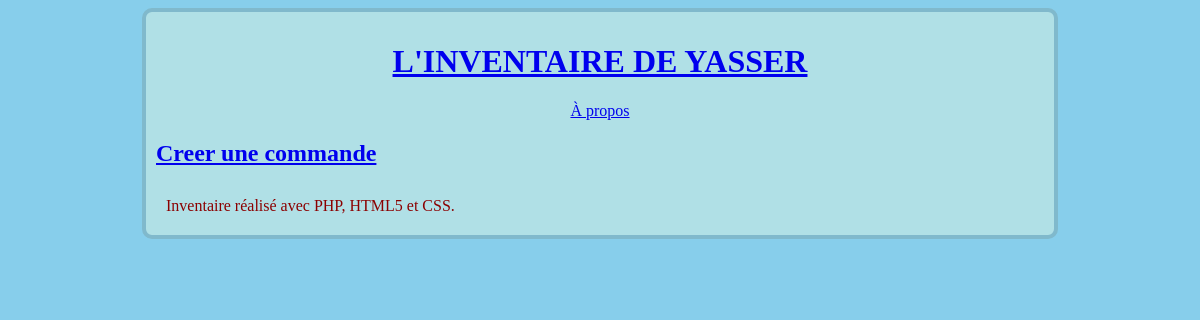
Before: / with the older database file.
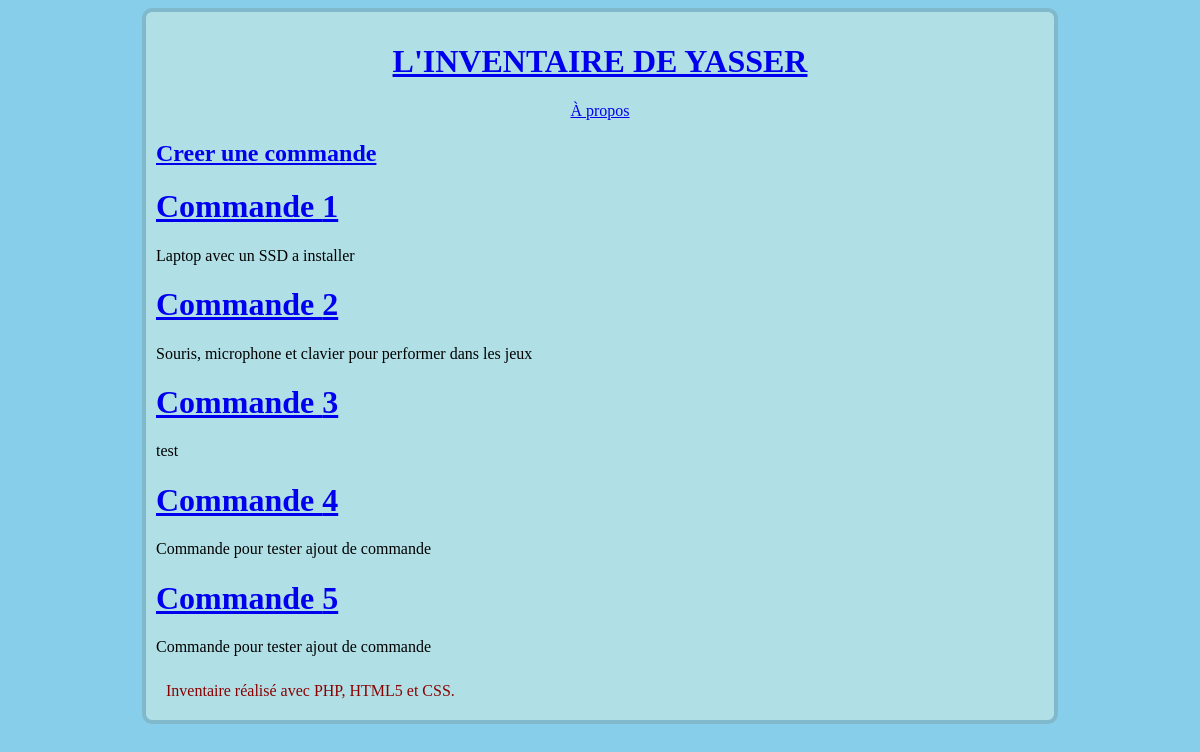
After: the same page with the newer database file.
### tables this page shows
CREATE TABLE IF NOT EXISTS `Commandes` (
  `id` int(11) NOT NULL,
  `utilisateur_id` int(11) NOT NULL,
  `details_commande` text NOT NULL,
  `courriel` text NOT NULL
);

### Controleur/Controleur.php (called while the page is built, shortened)
<?php
require 'Modele/Modele.php';
function accueil() {
    $commandes = getCommandes();
    require 'Vue/vueAccueil.php';
}

### Modele/Modele.php (called while the page is built, shortened)
<?php
function getCommandes() {
    $bdd = getBdd();
    $reponses = $bdd->query('SELECT Commandes.*, Utilisateurs.nom, Utilisateurs.identifiant '
            . 'FROM `Commandes` '
            . 'INNER JOIN Utilisateurs ON Commandes.utilisateur_id = Utilisateurs.id');
    return $reponses;
}
function getBdd() {
    $bdd = new PDO('mysql:host=localhost;dbname=inventaire_et_vente;charset=utf8',
            'root', '6890674', array(PDO::ATTR_ERRMODE => PDO::ERRMODE_EXCEPTION));
    return $bdd;
}

### Vue/vueAccueil.php (the view, shortened to what this page needs)
<p style="text-align: center;">
    <a href="index.php?action=apropos">À propos</a>
</p>
<h2>
    <a href="index.php?action=nouvelCommande">
        Creer une commande
    </a>
</h2>
<?php foreach ($commandes as $commande): ?>
    <a href="<?= "index.php?action=commande&id=" . $commande['id'] ?>"><h1>Commande <?= htmlspecialchars($commande['id']) ?></h1></a>
    <p><?= htmlspecialchars($commande['details_commande']) ?></p>
<?php endforeach; ?>
<?php $contenu = ob_get_clean(); ?>
<?php require 'Vue/gabarit.php'; ?>

### index.php
<?php
require('Controleur/Controleur.php');
try {
    if (isset($_GET['action'])) {
        if ($_GET['action'] == 'apropos') {
            apropos();
        } else if ($_GET['action'] == 'commande') {
            if (isset($_GET['id'])) {
                $idCommande = intval($_GET['id']);
                if ($idCommande != 0)
                    commande($idCommande);
                else
                    throw new Exception("Identifiant de commande non valide");
            } else
                throw new Exception("Identifiant de commande non défini");
        } else if ($_GET['action'] == 'ajouterProduit') {
            if (isset($_GET['id']) && isset($_GET['commande_id'])) {
                $idProduit = intval($_GET['id']);
                $idCommande = intval($_GET['commande_id']);
                if ($idProduit != 0 && $idCommande != 0) {
                    $produit = getProduit($idProduit);
                    $commande = getCommande($idCommande);
                    ajouterProduit($produit, $commande);
                } else
                    throw new Exception("Identifiant de produit incorrect");
            } else
                throw new Exception("Aucun identifiant de commande");
        } else if ($_GET['action'] == 'confirmerProduitCommande') {
            if (isset($_GET['id'])) {
                $idProduitCommande = intval($_GET['id']);
                if ($idProduitCommande != 0) {
                    confirmerProduitCommande($idProduitCommande);
                } else
                    throw new Exception("Identifiant de produit incorrect");
            } else
                throw new Exception("Aucun identifiant de produit");
        } else if ($_GET['action'] == 'supprimerProduitCommande') {
            if (isset($_POST['id'])) {
                $idProduitCommande = intval($_POST['id']);
                if ($idProduitCommande != 0) {
                    supprimerProduitCommande($idProduitCommande);
                } else
                    throw new Exception("Identifiant de produit incorrect");
            } else
                throw new Exception("Aucun identifiant de produit");
        } else if ($_GET['action'] == 'modificationProduitCommande') {
            if (isset($_GET['id'])) {
                $idProduitCommande = intval($_GET['id']);
                $erreur = isset($_GET['erreur']) ? $_GET['erreur'] : '';
                if ($idProduitCommande != 0) {
                    modificationProduitCommande($idProduitCommande, $erreur);
                } else
                    throw new Exception("Identifiant de produit incorrect");
            } else
                throw new Exception("Aucun identifiant de produit");
        } else if ($_GET['action'] == 'modifyProduitCommande') {
            if (isset($_POST['id']) && isset($_POST['quantite_produit'])) {
                $idProduitCommande = intval($_POST['id']);
                if ($idProduitCommande != 0) {
                    modifyProduitCommande($idProduitCommande, $_POST['quantite_produit']);
                } else
                    throw new Exception("Identifiant de produit incorrect");
            } else
                throw new Exception("Aucun identifiant de produit");
        } else if ($_GET['action'] == 'nouvelCommande') {
            $erreur = isset($_GET['erreur']) ? $_GET['erreur'] : '';
            nouvelCommande($erreur);
        } else if ($_GET['action'] == 'ajouterCommande') {
            if (isset($_POST['details_commande']) && isset($_POST['courriel']) && isset($_POST['utilisateur_id'])) {
                ajouterCommande($_POST);
            } else
                throw new Exception("Aucun courriel ou details de commande");
        } else
            throw new Exception("Action non valide");
    } else {
        accueil();
    }
} catch (Exception $e) {
    erreur($e->getMessage());
}

### Vue/gabarit.php (shortened to what this page needs)
<!DOCTYPE html>
<html>
    <head>
        <link rel="stylesheet" href="Contenue/css/style.css" />
    </head>
    <body>
        <div id="global">
            <header>
                <a href="index.php"><h1 id="titreInventaire">L'inventaire de Yasser</h1></a>
            </header>
            <div id="contenu">
                <?= $contenu ?>
            </div>
            <footer id="piedInventaire">
                Inventaire réalisé avec PHP, HTML5 et CSS.
            </footer>
        </div>
    </body>
</html>

### Contenue/css/style.css (style rules this page uses)
body { background: skyblue; }
header { text-align: center; }
#global { width: 75%; margin: 0 auto; background: powderblue; border: 4px solid #80b9cc; border-radius: 10px; padding: 10px; }
#titreInventaire { text-transform: uppercase; }
#piedInventaire { padding: 10px; color: darkred; }

Changed rows visible on the page:
added commandes: id "1", details_commande "Laptop avec un SSD a installer"
added commandes: id "2", details_commande "Souris, microphone et clavier pour performer dans les jeux"
added commandes: id "3", details_commande "test"
added commandes: id "4", details_commande "Commande pour tester ajout de commande"
added commandes: id "5", details_commande "Commande pour tester ajout de commande"
